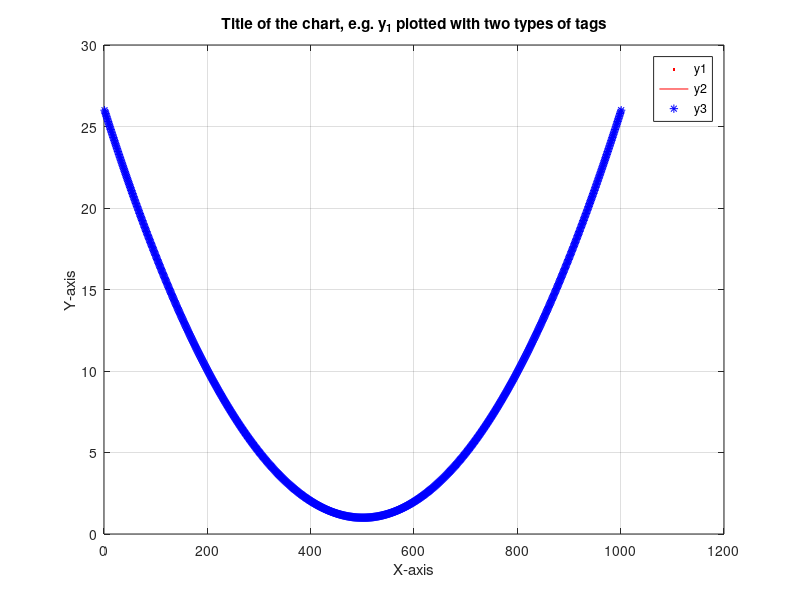
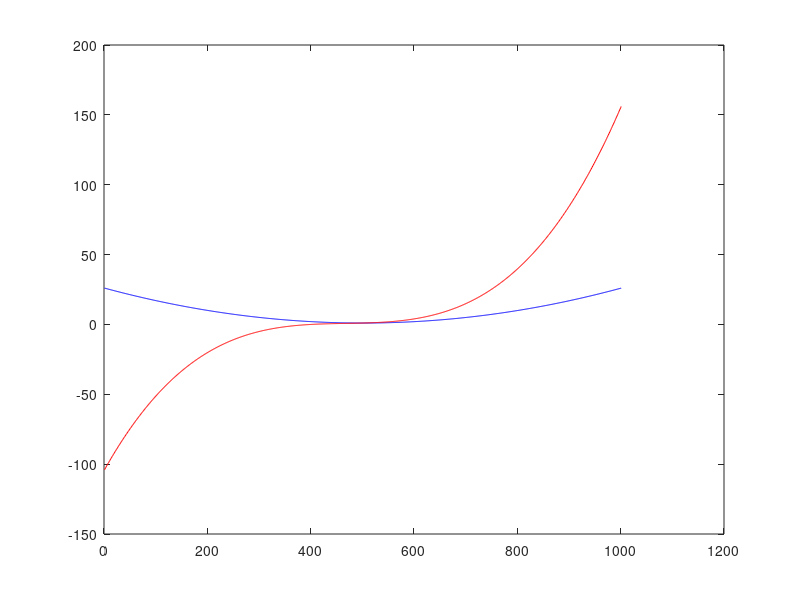

Write the MATLAB code that produced these figures, in order.
%y1 (x) = x ^ 2 + 1
%y2 (x) = x ^ 3 + x ^ 2 + x + 1
%for x <-5, 5>,
clear all; close all;
t = -5:0.01:5;
y1 = t.^2 +1;
y2 = t.^3 + t.^2 + t +1;
y1_indexes = 1:1:size(y1,2);
figure (2)
plot (y1, 'r.');
hold on
plot (y1, 'r-');
plot (y1_indexes, y1, 'b*');

title ('Title of the chart, e.g. y_1 plotted with two types of tags')
xlabel ('X-axis')
ylabel ('Y-axis')
grid on
legend('y1', 'y2', 'y3')

figure (3)
plot(y1, 'b');
hold on
plot(y2, 'r');